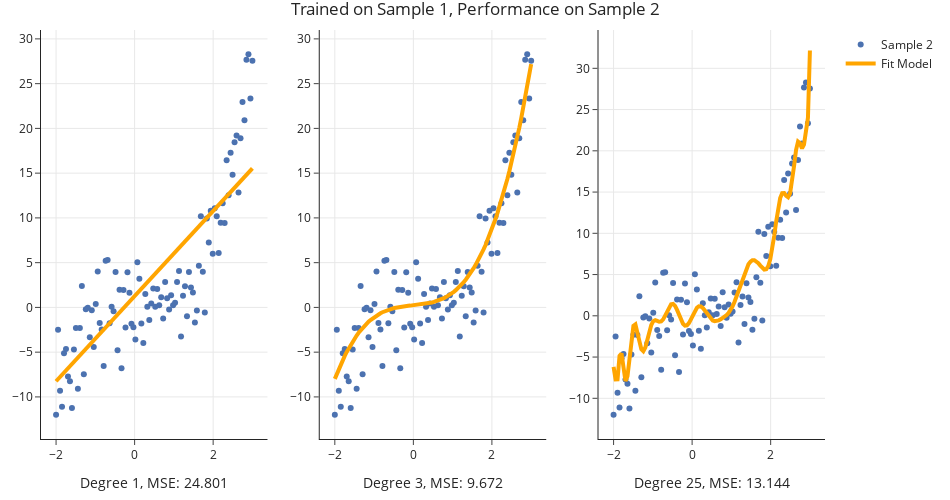

Notebook code cell kept with this figure:
### Markdown cell above
- We recently looked at an example of **polynomial regression**.

### Code cell
fig = util.train_and_plot(train_sample=sample_1, test_sample=sample_2, degs=[1, 3, 25], data_name='Sample 2')
fig.update_layout(title='Trained on Sample 1, Performance on Sample 2')
